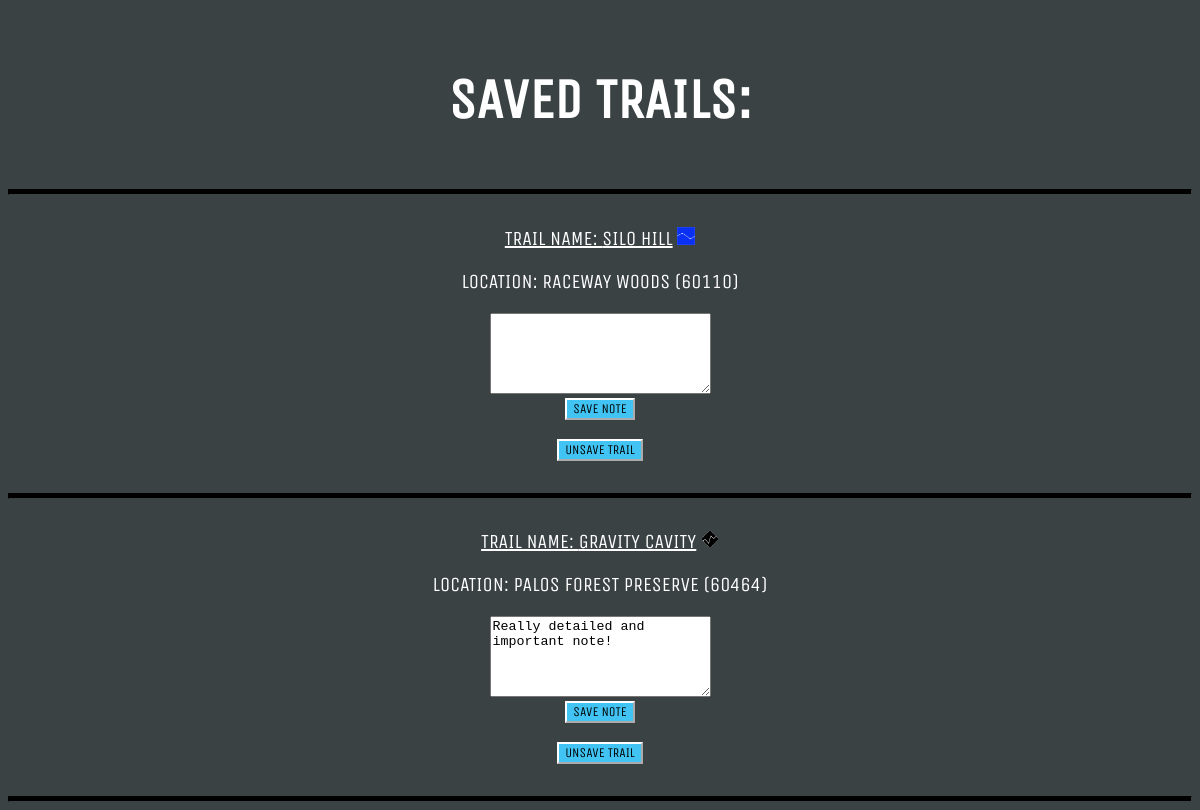
Screenshot of /saved_trails (signed in) with the database file from the repository.
### tables this page shows
CREATE TABLE "trails" (
	"ID"	INTEGER,
	"name"	TEXT NOT NULL,
	"location"	INTEGER NOT NULL,
	"loc_name"	TEXT,
	"terrain"	TEXT NOT NULL,
	"type"	TEXT NOT NULL,
	"difficulty"	TEXT NOT NULL,
	"jumps"	INTEGER NOT NULL,
	"drops"	INTEGER NOT NULL,
	"berms"	INTEGER NOT NULL,
	"rock rolls"	INTEGER NOT NULL,
	"skinnies"	INTEGER NOT NULL,
	PRIMARY KEY("ID" AUTOINCREMENT)
);

CREATE TABLE "notes" (
	"note_id"	INTEGER,
	"trail_id"	INTEGER NOT NULL,
	"user_id"	INTEGER NOT NULL,
	"note"	TEXT,
	PRIMARY KEY("note_id" AUTOINCREMENT)
);

### main.py (the view)
@app.route('/saved_trails')
def saved_trails():
    if user.auth == True:
        form = savedForm()
        id = user.id
        trails = []
        with sqlite3.connect('data.db') as con:
            cur = con.cursor()
        cur.execute(''' SELECT *
                        FROM notes
                        WHERE user_id=?''',
                        (id))
        for row in cur:
            note_id, trail_id, user_id, note = row
            with sqlite3.connect('data.db') as con:
                cur2 = con.cursor()
            cur2.execute(''' SELECT *
                            FROM trails
                            WHERE id=?''',
                            (trail_id,))
            for row in cur2:
                id, name, loc, locname, terrain, type, difficulty, jumps, drops, berms, rolls, skinnies = row
                if difficulty == 'green':
                    difficulty = '/static/images/green.png'
                    altText = 'Green difficulty icon'
                elif difficulty == 'blue':
                    difficulty = '/static/images/blue.png'
                    altText = 'Blue difficulty icon'
                else:
                    difficulty = '/static/images/black.png'
                    altText = 'Black difficulty icon'
                trailData = (name, locname, difficulty, loc, altText, note, id)
                trails.append(trailData)
            cur2.close()
        if form.validate_on_submit():
            pass
        cur.close()
        return render_template('saved.html', trails=trails, form=form)
    else:
        return render_template('not_logged.html')

### saved.py
class savedForm(FlaskForm):
    note = TextAreaField('EDIT NOTE:')
    save = SubmitField('SAVE')

### user.py (called while the page is built)
    @property
    def auth(self):
        return self._authenticated

    @property
    def id(self):
        return self._id

### templates/saved.html (shortened to what this page needs)
<!DOCTYPE html>
<html lang="en">
<head>
    <link href="static/results.css" rel="stylesheet"/>
    <link href="static/fonts.css" rel="stylesheet"/>
</head>
<body>
    <main>
        <div class="container">
            <h2>SAVED TRAILS:</h2>
            <hr>
            {% if trails %}
                {% for x in trails %}
                    <div class="trail">
                        <p><u>TRAIL NAME: {{ x[0].upper() }}</u> <img src='{{ x[2] }}' alt='{{ x[4] }}'></p>
                        <p>LOCATION: {{ x[1].upper() }} ({{ x[3] }})<br></p>
                        {% if x[5] == None %}
                            <textarea id="place" placeholder="Enter notes here" rows="5" cols="25" maxlength="255"></textarea>
                            <script type="text/javascript">
                                document.getElementById('place').id = '{{ x[6] }}_text';
                            </script>
                        {% else %}
                            <textarea id="place" rows="5" cols="25" maxlength="255">{{ x[5] }}</textarea>
                        {% endif %}
                        <br>
                        <button id="place" onclick="saveNotes(this)">SAVE NOTE</button>
                        <br><br>
                        <button id="place" onclick="deleteTrail(this)">UNSAVE TRAIL</button>
                    </div>
                    <hr>
                {% endfor %}
            {% else %}
                <p>YOU HAVE NOT SAVED ANY TRAILS YET</p>
            {% endif %}
        </div>
    </main>
</body>

### static/results.css (style rules this page uses)
body { background-color: #3b4244; }
.container { text-align: center; font-family: "Unica One"; }
.trail { padding: 2%; }
.trail img { display: inline; width: .9em; height: .9em; padding: 0%; }
h2 { font-size: 350%; margin-top: 1.2em; margin-bottom: 1em; color: white; }
p { margin-top: 0%; font-size: 125%; color: white; }
hr { height: 4px; background-color: black; border-color: #3b4244; overflow: hidden; }
img { display: inline-block; width: 3em; height: 3em; }
button { display: inline-block; background-color: #41c4f3; font-family: "Unica One"; border-color: white; }

### rows the page displays
trails: name "SILO HILL", shows a picture, loc_name "RACEWAY WOODS", location "60110"
trails: name "GRAVITY CAVITY", loc_name "PALOS FOREST PRESERVE", location "60464"
notes: note "Really detailed and important note!"
